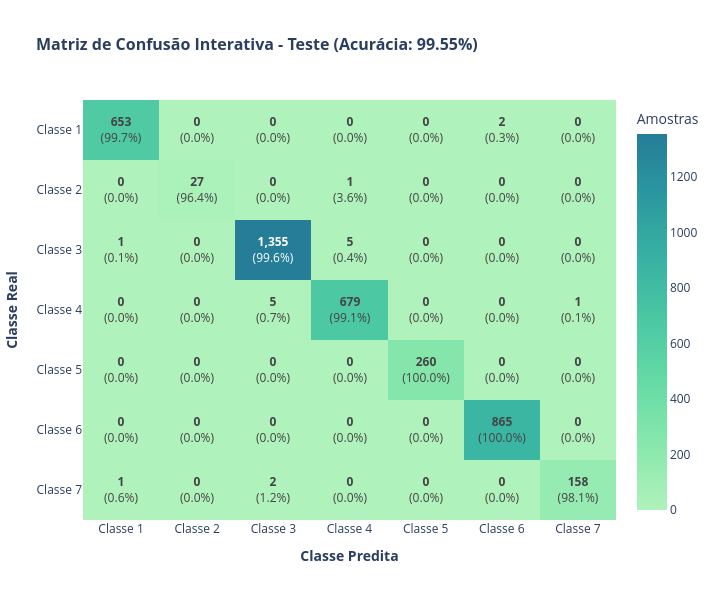

Write notebook code for a chart like this one.
### Code cell
# =====================================================================
# 2. MATRIZ DE CONFUSÃO INTERATIVA EM PLOTLY
# =====================================================================
# Matriz de texto com informações combinadas (contagem + percentual)
text_matriz = [
    [f"<b>{cm_absoluta[i][j]:,}</b><br>({cm_normalizada[i][j]:.1f}%)" for j in range(7)]
    for i in range(7)
]

fig_cm_plotly = go.Figure(data=go.Heatmap(
    z=cm_absoluta,
    x=nomes_classes_originais,
    y=nomes_classes_originais,
    text=text_matriz,
    texttemplate="%{text}",
    textfont=dict(size=12),
    colorscale="Tealgrn",
    colorbar=dict(title="Amostras"),
    hoverongaps=False
))

fig_cm_plotly.update_layout(
    title=dict(
        text=f"<b>Matriz de Confusão Interativa - Teste (Acurácia: {acuracia_teste * 100:.2f}%)</b>",
        font=dict(size=16)
    ),
    xaxis=dict(title="<b>Classe Predita</b>", side="bottom"),
    yaxis=dict(title="<b>Classe Real</b>", autorange="reversed"),
    width=720,
    height=600,
    template="plotly_white"
)

fig_cm_plotly.show()

### Figure 1 — Plotly figure (JSON) as saved in the notebook; plotly's stock layout.template omitted (floating-point values rounded to 4 significant figures)
{"data": [{"colorbar": {"title": {"text": "Amostras"}}, "colorscale": [[0.0, "rgb(176, 242, 188)"], [0.1667, "rgb(137, 232, 172)"], [0.3333, "rgb(103, 219, 165)"], [0.5, "rgb(76, 200, 163)"], [0.6667, "rgb(56, 178, 163)"], [0.8333, "rgb(44, 152, 160)"], [1.0, "rgb(37, 125, 152)"]], "hoverongaps": false, "text": [["<b>653</b><br>(99.7%)", "<b>0</b><br>(0.0%)", "<b>0</b><br>(0.0%)", "<b>0</b><br>(0.0%)", "<b>0</b><br>(0.0%)", "<b>2</b><br>(0.3%)", "<b>0</b><br>(0.0%)"], ["<b>0</b><br>(0.0%)", "<b>27</b><br>(96.4%)", "<b>0</b><br>(0.0%)", "<b>1</b><br>(3.6%)", "<b>0</b><br>(0.0%)", "<b>0</b><br>(0.0%)", "<b>0</b><br>(0.0%)"], ["<b>1</b><br>(0.1%)", "<b>0</b><br>(0.0%)", "<b>1,355</b><br>(99.6%)", "<b>5</b><br>(0.4%)", "<b>0</b><br>(0.0%)", "<b>0</b><br>(0.0%)", "<b>0</b><br>(0.0%)"], ["<b>0</b><br>(0.0%)", "<b>0</b><br>(0.0%)", "<b>5</b><br>(0.7%)", "<b>679</b><br>(99.1%)", "<b>0</b><br>(0.0%)", "<b>0</b><br>(0.0%)", "<b>1</b><br>(0.1%)"], ["<b>0</b><br>(0.0%)", "<b>0</b><br>(0.0%)", "<b>0</b><br>(0.0%)", "<b>0</b><br>(0.0%)", "<b>260</b><br>(100.0%)", "<b>0</b><br>(0.0%)", "<b>0</b><br>(0.0%)"], ["<b>0</b><br>(0.0%)", "<b>0</b><br>(0.0%)", "<b>0</b><br>(0.0%)", "<b>0</b><br>(0.0%)", "<b>0</b><br>(0.0%)", "<b>865</b><br>(100.0%)", "<b>0</b><br>(0.0%)"], ["<b>1</b><br>(0.6%)", "<b>0</b><br>(0.0%)", "<b>2</b><br>(1.2%)", "<b>0</b><br>(0.0%)", "<b>0</b><br>(0.0%)", "<b>0</b><br>(0.0%)", "<b>158</b><br>(98.1%)"]], "textfont": {"size": 12}, "texttemplate": "%{text}", "type": "heatmap", "x": ["Classe 1", "Classe 2", "Classe 3", "Classe 4", "Classe 5", "Classe 6", "Classe 7"], "y": ["Classe 1", "Classe 2", "Classe 3", "Classe 4", "Classe 5", "Classe 6", "Classe 7"], "z": [[653, 0, 0, 0, 0, 2, 0], [0, 27, 0, 1, 0, 0, 0], [1, 0, 1355, 5, 0, 0, 0], [0, 0, 5, 679, 0, 0, 1], [0, 0, 0, 0, 260, 0, 0], [0, 0, 0, 0, 0, 865, 0], [1, 0, 2, 0, 0, 0, 158]]}], "layout": {"height": 600, "title": {"font": {"size": 16}, "text": "<b>Matriz de Confusão Interativa - Teste (Acurácia: 99.55%)</b>"}, "width": 720, "xaxis": {"side": "bottom", "title": {"text": "<b>Classe Predita</b>"}}, "yaxis": {"autorange": "reversed", "title": {"text": "<b>Classe Real</b>"}}}}
